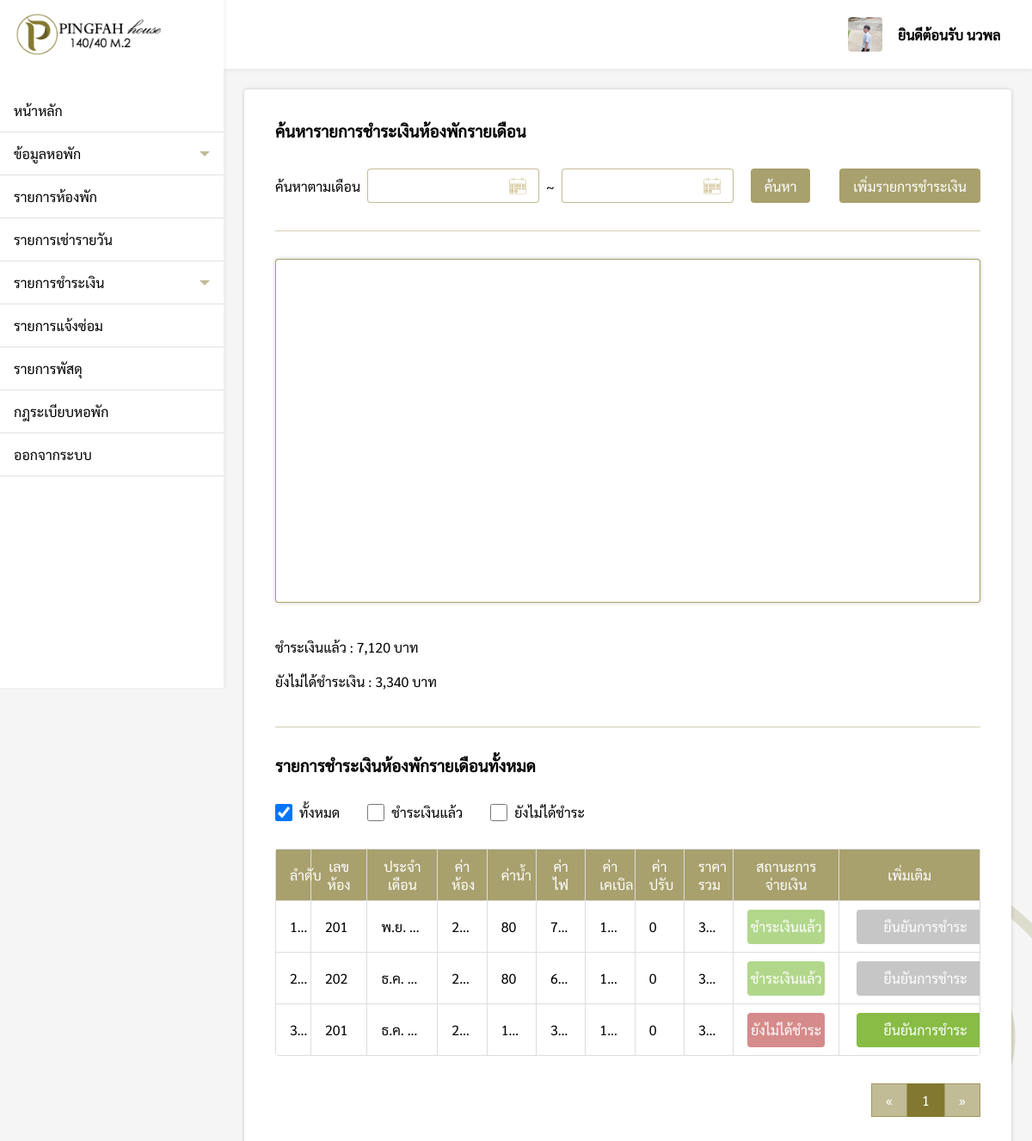
/pages/employee/cost/index.php (signed in), run on an earlier commit of the app's database.
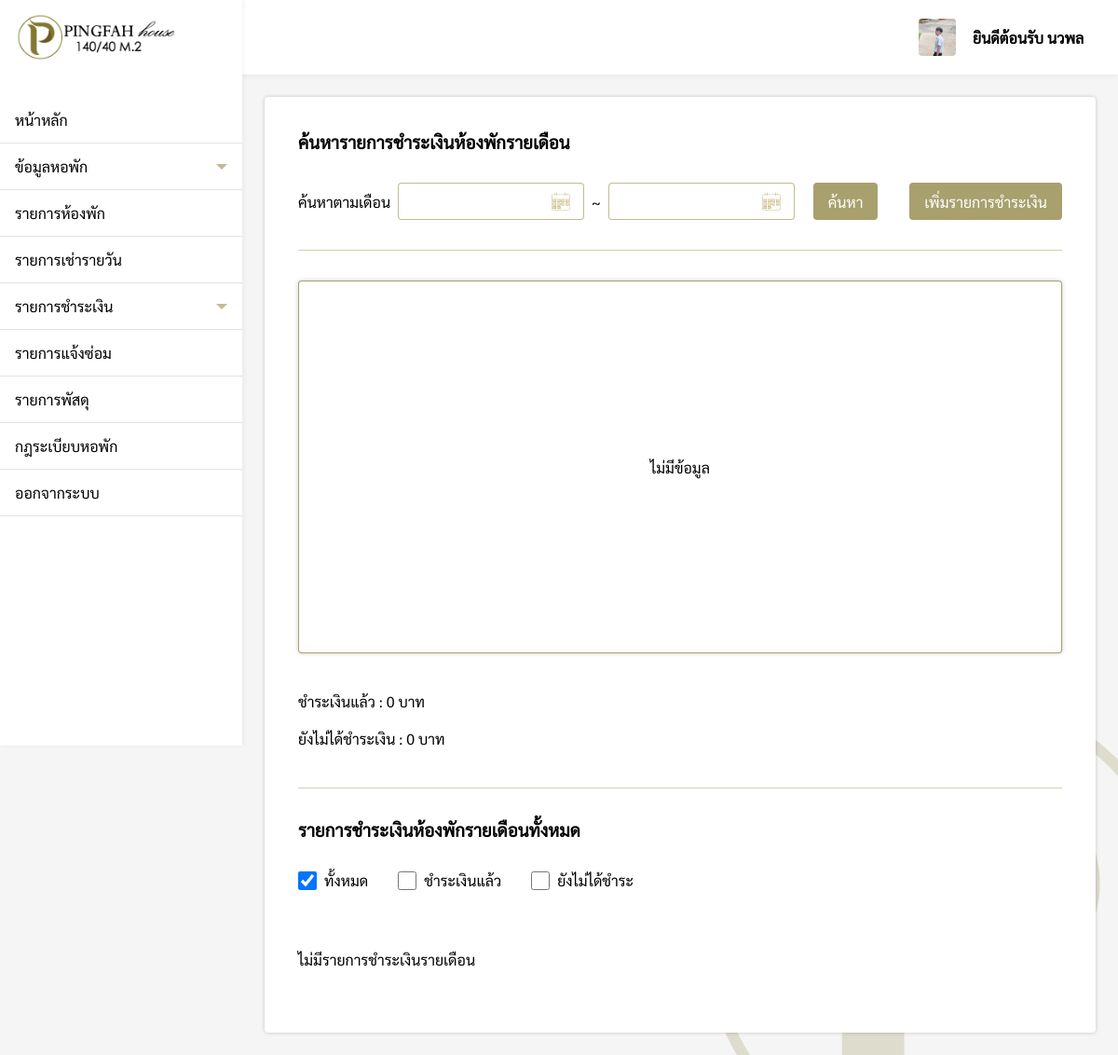
And on a later commit of the database.
### tables this page shows
CREATE TABLE `employee` (
  `id` int(11) NOT NULL,
  `title_name` varchar(200) NOT NULL,
  `firstname` varchar(200) NOT NULL,
  `lastname` varchar(200) NOT NULL,
  `nickname` varchar(200) NOT NULL,
  `position` varchar(200) NOT NULL,
  `id_card` varchar(200) NOT NULL,
  `tel` varchar(200) NOT NULL,
  `email` varchar(200) NOT NULL,
  `id_line` varchar(200) NOT NULL,
  `birthday` varchar(200) NOT NULL,
  `age` varchar(200) NOT NULL,
  `race` varchar(200) NOT NULL,
  `nationality` varchar(200) NOT NULL,
  `address` varchar(200) NOT NULL,
  `pic_idcard` varchar(200) NOT NULL,
  `pic_home` varchar(200) NOT NULL,
  `profile_img` varchar(200) NOT NULL,
  `username` varchar(200) NOT NULL,
  `password` varchar(200) NOT NULL
);

CREATE TABLE `cost` (
  `cost_id` int(11) NOT NULL,
  `room_id` varchar(100) NOT NULL,
  `type` varchar(100) NOT NULL,
  `cost_status` varchar(100) NOT NULL,
  `date` varchar(100) NOT NULL,
  `room_cost` float(100,2) NOT NULL,
  `water_bill` float(100,2) NOT NULL,
  `elec_bill` float(100,2) NOT NULL,
  `cable_charge` float(100,2) NOT NULL,
  `fines` float(100,2) NOT NULL,
  `total` varchar(255) NOT NULL
);

### pages/employee/cost/index.php (the view, shortened to what the rows shown need)
<?php
if($_SESSION['level'] == 'employee'){
    include('../../connection.php');
    include('../../../components/sidebarEPY.php');
    $from = @$_REQUEST['from'];
    $to = @$_REQUEST['to'];
    $check = @$_REQUEST['Status'];
    function DateThai($strDate){
    	$strYear = date("Y",strtotime($strDate))+543;
    	$strMonth= date("n",strtotime($strDate));
    	$strMonthCut = Array("","ม.ค.","ก.พ.","มี.ค.","เม.ย.","พ.ค.","มิ.ย.","ก.ค.","ส.ค.","ก.ย.","ต.ค.","พ.ย.","ธ.ค.");
    	$strMonthThai=$strMonthCut[$strMonth];
    	return "$strMonthThai $strYear";
    }
    if(isset($from) && isset($to)){
        $query = "SELECT date ,SUM(case WHEN cost_status = 'ชำระเงินแล้ว' THEN total ELSE 0 END) as total_price, SUM(case WHEN cost_status = 'ยังไม่ได้ชำระ' THEN total ELSE 0 END) as untotal_price FROM cost WHERE (date BETWEEN '$from' AND '$to') GROUP BY date";
        $total_cost = mysqli_query($conn,"SELECT SUM(case WHEN cost_status = 'ชำระเงินแล้ว' THEN total ELSE 0 END) as total_cost, SUM(case WHEN cost_status = 'ยังไม่ได้ชำระ' THEN total ELSE 0 END) as untotal_cost FROM cost WHERE (date BETWEEN '$from' AND '$to')");
        $totalresult = mysqli_fetch_assoc($total_cost);
    }else{
        $query = "SELECT date ,SUM(case WHEN cost_status = 'ชำระเงินแล้ว' THEN total ELSE 0 END) as total_price, SUM(case WHEN cost_status = 'ยังไม่ได้ชำระ' THEN total ELSE 0 END) as untotal_price FROM cost GROUP BY date";
        $total_cost = mysqli_query($conn,"SELECT SUM(case WHEN cost_status = 'ชำระเงินแล้ว' THEN total ELSE 0 END) as total_cost, SUM(case WHEN cost_status = 'ยังไม่ได้ชำระ' THEN total ELSE 0 END) as untotal_cost FROM cost ");
        $totalresult = mysqli_fetch_assoc($total_cost);
    }
    $result = mysqli_query($conn, $query);
    $datax = array();
    foreach ($result as $k) {
        $datax[] = "['".DateThai($k['date'])."'".", ".$k['total_price'] ."," .$k['untotal_price'] ."]";
    }
    $datax = implode(",", $datax);
?>
<!DOCTYPE html>
<html lang="en">
<head>
    <link rel="stylesheet" href="../../../css/cost.css">
    <link rel="stylesheet" href="../../../css/my-style.css">
</head>
<body>
    <div class="box">
        <div style="padding:24px;">
            <div class="cost-box">
                <h3>ค้นหารายการชำระเงินห้องพักรายเดือน</h3>
                <div style="padding-top:32px;display:flex;justify-content:space-between;align-items:center;">
                    <div style="display:flex;align-items:center;">
                        <label>ค้นหาตามเดือน</label>
                        <div style="position:relative;">
                            <p id="from_date" class="dateText"></p>
                        </div>
                        <label>~</label>
                        <div style="position:relative;">
                            <p id="to_date" class="dateText"></p>
                            <button type="button" style="margin:0 8px;" onclick="searchDate()">ค้นหา</button>
                        </div>
                    </div>
                    <a href="../cost/addcost.php"><button>เพิ่มรายการชำระเงิน</button></a>
                </div>
                <div class="hr"></div>
                <div>
                    <div class="card">
                        <?php
                        if(strlen($datax) != 0){
                        ?>
                        <div id="columnchart_material1" class="chart"></div>
                        <?php
                        }else{
                            echo "<p style='margin:auto;'>ไม่มีข้อมูล</p>";
                        }
                        ?>
                    </div>
                    <div style="padding-top:32px;">
                        <div style="line-height:40px;">
                            <p>ชำระเงินแล้ว : <?php echo number_format($totalresult["total_cost"]); ?> บาท</p>
                            <p>ยังไม่ได้ชำระเงิน : <?php echo number_format($totalresult["untotal_cost"]); ?> บาท
                            </p>
                        </div>
                    </div>
                    <div class="hr"></div>
                    <h3>รายการชำระเงินห้องพักรายเดือนทั้งหมด</h3>
                    <div style="display:flex;align-items:center;">
                        <div style="padding:32px 16px 32px 0px;display: flex;align-items: center;">
                            <input type="checkbox" id="all"
                                onchange="<?php if(isset($from) && isset($to)){ echo "searchCheck2('$from','$to',this.id)"; }else{ echo "searchCheck(this.id)"; } ?>"
                                <?php if(!isset($check)){ echo "checked";} ?>>
                            <label for="scales">ทั้งหมด</label>
                        </div>
                        <div style="padding:32px 16px;display: flex;align-items: center;">
                            <input type="checkbox" id="success"
                                onchange="<?php if(isset($from) && isset($to)){ echo "searchCheck2('$from','$to',this.id)"; }else{ echo "searchCheck(this.id)"; } ?>"
                                <?php if(isset($check)){ if($check == "success"){ echo "checked";}} ?>>
                            <label for="scales">ชำระเงินแล้ว</label>
                        </div>
                        <div style="padding:32px 16px;display: flex;align-items: center;">
                            <input type="checkbox" id="unsuccess"
                                onchange="<?php if(isset($from) && isset($to)){ echo "searchCheck2('$from','$to',this.id)"; }else{ echo "searchCheck(this.id)"; } ?>"
                                <?php if(isset($check)){ if($check == "unsuccess"){ echo "checked";}} ?>>
                            <label for="scales">ยังไม่ได้ชำระ</label>
                        </div>
                    </div>
                    <?php
                        $perpage = 10;
                        if(isset($_GET['page'])){
                            $page = $_GET['page'];
                        }else{
                            $page = 1;
                        }
                        $start = ($page - 1) * $perpage;
                        $num = $start + 1;
                        if(isset($from) && isset($to) && !isset($check)){
                            $sql ="SELECT * FROM cost WHERE (date BETWEEN '$from' AND '$to') ORDER BY date LIMIT {$start} , {$perpage}";
                        }else{
                            $sql = "SELECT * FROM cost ORDER BY date LIMIT {$start} , {$perpage} ";
                        }
                        $result = $conn->query($sql);
                        if ($result->num_rows > 0) {
                        ?>
                    <table>
                        <tr>
                            <th>ลำดับ</th>
                            <th>เลขห้อง</th>
                            <th>ประจำเดือน</th>
                            <th>ค่าห้อง</th>
                            <th>ค่าน้ำ</th>
                            <th>ค่าไฟ</th>
                            <th>ค่าเคเบิล</th>
                            <th>ค่าปรับ</th>
                            <th>ราคารวม</th>
                            <th>สถานะการจ่ายเงิน</th>
                            <th>เพิ่มเติม</th>
                        </tr>
                        <?php while($row = $result->fetch_assoc()){ ?>
                        <tr>
                            <td><?php echo $num; ?></td>
                            <td><?php echo $row["room_id"];?></td>
                            <td><?php echo DateThai($row["date"]);?></td>
                            <td><?php echo number_format($row["room_cost"]);?></td>
                            <td><?php echo number_format($row["water_bill"]);?></td>
                            <td><?php echo number_format($row["elec_bill"]);?></td>
                            <td><?php echo number_format($row["cable_charge"]);?></td>
                            <td><?php echo number_format($row["fines"]);?></td>
                            <td><?php echo number_format($row["total"]);?></td>
                            <?php
                            if($row['cost_status'] == 'ชำระเงินแล้ว'){
                            ?>
                            <td>
                                <div class="status-success">
                                    <p><?php echo $row["cost_status"]?></p>
                                </div>
                            </td>
                            <?php
                            }else{
                            ?>
                            <td>
                                <div class="status-nosuccess">
                                    <p><?php echo $row["cost_status"]?></p>
                                </div>
                            </td>
                            <?php } ?>
                            <?php
                            if($row['cost_status'] != 'ชำระเงินแล้ว'){
                            ?>
                            <td>
                                <button class="confirm-status"
                                    onclick="confirmStatus(<?php echo $row['room_id'] .",'" .$row['date'] ."'"; ?>)">ยืนยันการชำระ</button>
                            </td>
                            <?php
                            }else{
                            ?>
                            <td>
                                <button class="confirmed-status">ยืนยันการชำระ</button>
                            </td>
                            <?php } ?>
                        </tr>
                        <?php $num++; } ?>
                    </table>
                    <?php
                        if(isset($date) && !isset($check)){
                            $sql2 ="SELECT * FROM cost WHERE date = '$date'";
                        }else if(!isset($date) && isset($check)){
                            $sql2 = "SELECT * FROM cost WHERE cost_status = '$check'";
                        }else if(isset($date) && isset($check)){
                            $sql2 = "SELECT * FROM cost WHERE date = '$date' AND cost_status = '$check'";
                        }else{
                            $sql2 = "SELECT * FROM cost";
                        }
                        $query2 = mysqli_query($conn, $sql2);
                        $total_record = mysqli_num_rows($query2);
                        $total_page = ceil($total_record / $perpage);
                        ?>
                    <div style="display:flex;justify-content:flex-end">
                        <div class="pagination">
                            <?php
                                if(isset($date) && !isset($check)){
                                ?>
                            <a href="index.php?Date=<?php echo $date; ?>&page=1">&laquo;</a>
                            <?php for($i=1;$i<=$total_page;$i++){ ?>
                            <a href="index.php?Date=<?php echo $date; ?>&page=<?php echo $i; ?>"
                                <?php if($page == $i){ echo "style='background-color: rgb(131, 120, 47, 1);color:#fff;'"; }?>><?php echo $i; ?></a>
                            <?php } ?>
                            <a href="index.php?Date=<?php echo $date; ?>&page=<?php echo $total_page; ?>">&raquo;</a>
                            <?php
                                }else{
                                ?>
                            <a href="index.php?page=1">&laquo;</a>
                            <?php for($i=1;$i<=$total_page;$i++){ ?>
                            <a href="index.php?page=<?php echo $i; ?>"
                                <?php if($page == $i){ echo "style='background-color: rgb(131, 120, 47, 1);color:#fff;'"; }?>><?php echo $i; ?></a>
                            <?php } ?>
                            <a href="index.php?page=<?php echo $total_page; ?>">&raquo;</a>
                            <?php } ?>
                        </div>
                    </div>
                    <?php
                        }else{
                            echo "<div style='margin:32px 0'>ไม่มีรายการชำระเงินรายเดือน</div>";
                        }
                        ?>
                </div>
            </div>
        </div>
    </div>
</body>
</html>
<?php
}else{
    Header("Location: ../../login.php");
}
?>

### components/sidebarEPY.php (shortened to what the rows shown need)
<!DOCTYPE html>
<html lang="en">
<head>
    <link rel="stylesheet" href="/Pingfah/css/navbar.css">
</head>
<body onload="menubar()">
    <div >
        <div class="sidebar">
            <div class="logo_box">
                <img src="/Pingfah/img/logo.png" alt="logo" class="logo">
            </div>
            <ul>
                <a href="/Pingfah/pages/employee/index.php">
                    <li id="main">หน้าหลัก</li>
                </a>
                <li class="dropdown-btn">
                    ข้อมูลหอพัก
                    <div id="arrow-down" class="arrow-down"></div>
                </li>
                <a href="/Pingfah/pages/employee/roomList/index.php">
                    <li id="roomlist">รายการห้องพัก</li>
                </a>
                <a href="/Pingfah/pages/employee/daily/index.php">
                    <li id="daily">รายการเช่ารายวัน</li>
                </a>
                <li class="dropdown-btn2">
                    รายการชำระเงิน
                    <div id="arrow-down2" class="arrow-down"></div>
                </li>
                <a href="/Pingfah/pages/employee/repair/index.php">
                    <li id="repair">รายการแจ้งซ่อม</li>
                </a>
                <a href="/Pingfah/pages/employee/package/index.php">
                    <li id="package">รายการพัสดุ</li>
                </a>
                <a href="/Pingfah/pages/employee/rule/index.php">
                    <li id="rule">กฎระเบียบหอพัก</li>
                </a>
                <a href="/Pingfah/pages/logout.php">
                    <li class="logout">ออกจากระบบ</li>
                </a>
            </ul>
        </div>
        <div class="topbar">
            <div style="padding:16px 24px">
            </div>
            <a href="/Pingfah/pages/employee/myprofile/index.php">
                <div class="profile">
                    <?php
                    $user = $_SESSION['ID'];
                    $sql = "SELECT * FROM employee WHERE username = '$user'";
                    $result = mysqli_query($conn, $sql)or die ("Error in query: $sql " . mysqli_error());
                    $row = mysqli_fetch_array($result);
                    if($row != null){
                    extract($row);
                    }
                    ?>
                    <img src="<?php if(isset($profile_img)){ echo "/Pingfah/pages/images/employee/$user/$profile_img"; }else{ echo "https://sites.google.com/site/rabbiteieicom/_/rsrc/1467891358746/home/image8.jpg"; } ?>"
                        alt="profile_logo" class="profile-logo">
                    <p class="profile-text">ยินดีต้อนรับ <?php echo $_SESSION['name']; ?></p>
                </div>
            </a>
        </div>
    </div>
</body>
</html>

What changed in the data, as far as the page shows it:
removed cost: room "201", date "พ.ย.…", room_cost "2,…", water_bill "80", elec_bill "7…", cable_charge "1…", fines "0", total "3,…", cost_status "ชำระเงินแล้ว"
removed cost: room "202", date "ธ.ค.…", room_cost "2,…", water_bill "80", elec_bill "6…", cable_charge "1…", fines "0", total "3,…", cost_status "ชำระเงินแล้ว"
removed cost: room "201", date "ธ.ค.…", room_cost "2,…", water_bill "1…", elec_bill "3…", cable_charge "1…", fines "0", total "3,…", cost_status "ยังไม่ได้ชำระ"
Also different on the page:
$totalresult["total_cost"]: "7,120" → "0"
$totalresult["untotal_cost"]: "3,340" → "0"
text no longer shown: "ลำดับ เลขห้อง ประจำเดือน ค่าห้อง ค่าน้ำ ค่าไฟ ค่าเคเบิล ค่าปรับ ราคารวม สถานะการจ่ายเงิน เพิ่มเติม « »"
text now shown: "ไม่มีข้อมูล ไม่มีรายการชำระเงินรายเดือน"
list line gone: "1"
